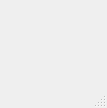
<?xml version="1.0" encoding="UTF-8"?>
<ui version="4.0">
 <class>MainWindow</class>
 <widget class="QMainWindow" name="MainWindow">
  <property name="geometry">
   <rect>
    <x>0</x>
    <y>0</y>
    <width>107</width>
    <height>108</height>
   </rect>
  </property>
  <property name="sizePolicy">
   <sizepolicy hsizetype="Fixed" vsizetype="Fixed">
    <horstretch>0</horstretch>
    <verstretch>0</verstretch>
   </sizepolicy>
  </property>
  <property name="windowTitle">
   <string>MainWindow</string>
  </property>
  <widget class="QWidget" name="centralwidget"/>
  <widget class="QMenuBar" name="menubar">
   <property name="geometry">
    <rect>
     <x>0</x>
     <y>0</y>
     <width>107</width>
     <height>17</height>
    </rect>
   </property>
  </widget>
  <widget class="QStatusBar" name="statusbar"/>
 </widget>
 <resources/>
 <connections/>
</ui>
